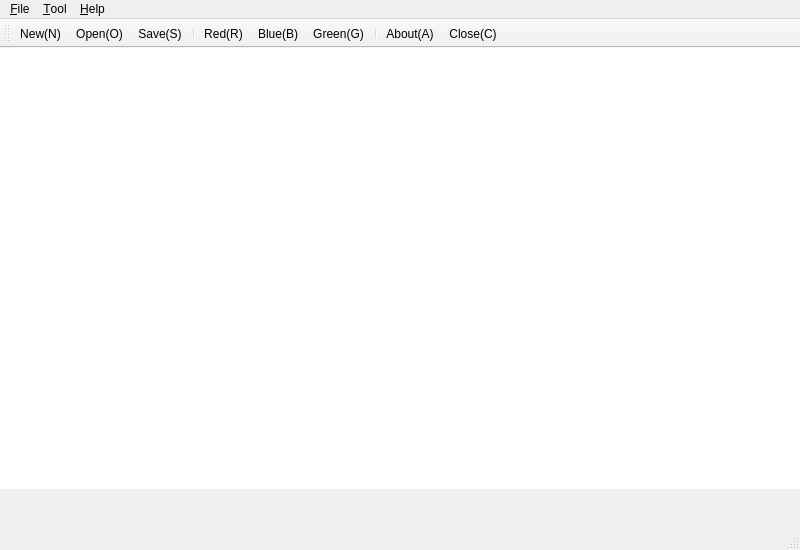
<?xml version="1.0" encoding="UTF-8"?>
<ui version="4.0">
 <class>MainWindow</class>
 <widget class="QMainWindow" name="MainWindow">
  <property name="geometry">
   <rect>
    <x>0</x>
    <y>0</y>
    <width>800</width>
    <height>550</height>
   </rect>
  </property>
  <property name="maximumSize">
   <size>
    <width>800</width>
    <height>550</height>
   </size>
  </property>
  <property name="windowTitle">
   <string>MainWindow</string>
  </property>
  <widget class="QWidget" name="centralwidget">
   <widget class="QLabel" name="lblCanvas">
    <property name="geometry">
     <rect>
      <x>0</x>
      <y>-10</y>
      <width>801</width>
      <height>451</height>
     </rect>
    </property>
    <property name="sizePolicy">
     <sizepolicy hsizetype="Fixed" vsizetype="Minimum">
      <horstretch>0</horstretch>
      <verstretch>0</verstretch>
     </sizepolicy>
    </property>
    <property name="styleSheet">
     <string notr="true">background-color:white;</string>
    </property>
    <property name="text">
     <string/>
    </property>
   </widget>
  </widget>
  <widget class="QMenuBar" name="menubar">
   <property name="geometry">
    <rect>
     <x>0</x>
     <y>0</y>
     <width>800</width>
     <height>24</height>
    </rect>
   </property>
   <widget class="QMenu" name="menu_File">
    <property name="title">
     <string>&amp;File</string>
    </property>
    <addaction name="action_New"/>
    <addaction name="action_Open"/>
    <addaction name="action_Save"/>
    <addaction name="separator"/>
    <addaction name="action_Close"/>
   </widget>
   <widget class="QMenu" name="menu_Tool">
    <property name="title">
     <string>&amp;Tool</string>
    </property>
    <widget class="QMenu" name="menu_Pen">
     <property name="title">
      <string>Pen(&amp;P)</string>
     </property>
     <addaction name="action_Red"/>
     <addaction name="action_Green"/>
     <addaction name="action_Blue"/>
    </widget>
    <widget class="QMenu" name="menu_Trans_T">
     <property name="title">
      <string>Trans(&amp;T)</string>
     </property>
     <addaction name="action_GrayScale"/>
    </widget>
    <addaction name="menu_Pen"/>
    <addaction name="menu_Trans_T"/>
    <addaction name="action_Blur"/>
   </widget>
   <widget class="QMenu" name="menu_Help">
    <property name="title">
     <string>&amp;Help</string>
    </property>
    <addaction name="action_About"/>
   </widget>
   <addaction name="menu_File"/>
   <addaction name="menu_Tool"/>
   <addaction name="menu_Help"/>
  </widget>
  <widget class="QStatusBar" name="statusbar"/>
  <widget class="QToolBar" name="toolBar">
   <property name="windowTitle">
    <string>toolBar</string>
   </property>
   <property name="styleSheet">
    <string notr="true"/>
   </property>
   <attribute name="toolBarArea">
    <enum>TopToolBarArea</enum>
   </attribute>
   <attribute name="toolBarBreak">
    <bool>false</bool>
   </attribute>
   <addaction name="action_New"/>
   <addaction name="action_Open"/>
   <addaction name="action_Save"/>
   <addaction name="separator"/>
   <addaction name="action_Red"/>
   <addaction name="action_Blue"/>
   <addaction name="action_Green"/>
   <addaction name="separator"/>
   <addaction name="action_About"/>
   <addaction name="action_Close"/>
  </widget>
  <action name="action_New">
   <property name="icon">
    <iconset resource="resources.qrc">
     <normaloff>:/icon/imgs/new.png</normaloff>:/icon/imgs/new.png</iconset>
   </property>
   <property name="text">
    <string>New(&amp;N)</string>
   </property>
  </action>
  <action name="action_Open">
   <property name="icon">
    <iconset resource="resources.qrc">
     <normaloff>:/icon/imgs/open.png</normaloff>:/icon/imgs/open.png</iconset>
   </property>
   <property name="text">
    <string>Open(&amp;O)</string>
   </property>
  </action>
  <action name="action_Save">
   <property name="icon">
    <iconset resource="resources.qrc">
     <normaloff>:/icon/imgs/save.png</normaloff>:/icon/imgs/save.png</iconset>
   </property>
   <property name="text">
    <string>Save(&amp;S)</string>
   </property>
  </action>
  <action name="action_Close">
   <property name="icon">
    <iconset resource="resources.qrc">
     <normaloff>:/icon/imgs/exit.png</normaloff>:/icon/imgs/exit.png</iconset>
   </property>
   <property name="text">
    <string>Close(&amp;C)</string>
   </property>
  </action>
  <action name="action_Red">
   <property name="icon">
    <iconset resource="resources.qrc">
     <normaloff>:/icon/imgs/red.png</normaloff>:/icon/imgs/red.png</iconset>
   </property>
   <property name="text">
    <string>Red(&amp;R)</string>
   </property>
  </action>
  <action name="action_Green">
   <property name="icon">
    <iconset resource="resources.qrc">
     <normaloff>:/icon/imgs/green.png</normaloff>:/icon/imgs/green.png</iconset>
   </property>
   <property name="text">
    <string>Green(&amp;G)</string>
   </property>
  </action>
  <action name="action_Blue">
   <property name="icon">
    <iconset resource="resources.qrc">
     <normaloff>:/icon/imgs/blue.png</normaloff>:/icon/imgs/blue.png</iconset>
   </property>
   <property name="text">
    <string>Blue(&amp;B)</string>
   </property>
  </action>
  <action name="action_About">
   <property name="icon">
    <iconset resource="resources.qrc">
     <normaloff>:/icon/imgs/about.png</normaloff>:/icon/imgs/about.png</iconset>
   </property>
   <property name="text">
    <string>About(&amp;A)</string>
   </property>
  </action>
  <action name="action_GrayScale">
   <property name="text">
    <string>GraseCale(&amp;G)</string>
   </property>
  </action>
  <action name="action_Blur">
   <property name="text">
    <string>Blur(&amp;B)</string>
   </property>
  </action>
 </widget>
 <resources>
  <include location="resources.qrc"/>
 </resources>
 <connections/>
</ui>
